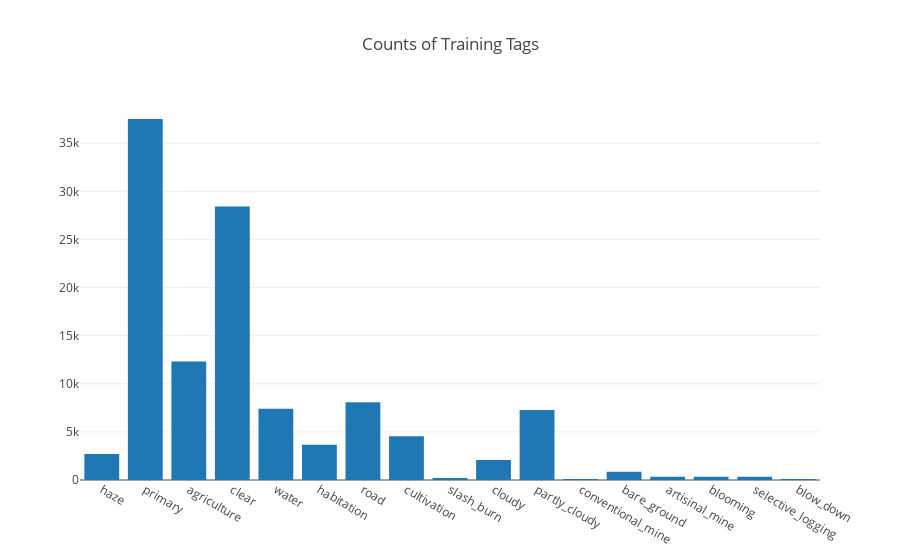

Notebook code for this chart:
### Markdown cell above
Then we load the tags and count their occurrences.

### Code cell
train_tags = planet.util.read_tags(train_tags_path)
train_tags_counts = planet.util.count_tags(train_tags)
train_tags_counts_fig = plotly.graph_objs.Figure({
    "data" : [
        plotly.graph_objs.Bar
        (
            x=list(train_tags_counts.keys()),
            y=list(train_tags_counts.values())
        )
    ],
    "layout" : {"title" : "Counts of Training Tags"}
})
plotly.offline.iplot(
    train_tags_counts_fig,
    filename=os.path.join(data_dir, "train_tags_counts.html")
)

### Figure 1 — Plotly figure (JSON) as saved in the notebook; plotly's stock layout.template omitted (floating-point values rounded to 4 significant figures)
{"data": [{"type": "bar", "x": ["haze", "primary", "agriculture", "clear", "water", "habitation", "road", "cultivation", "slash_burn", "cloudy", "partly_cloudy", "conventional_mine", "bare_ground", "artisinal_mine", "blooming", "selective_logging", "blow_down"], "y": [2697, 37513, 12315, 28431, 7411, 3660, 8071, 4547, 209, 2089, 7261, 100, 862, 339, 332, 340, 101]}], "layout": {"title": "Counts of Training Tags"}}
